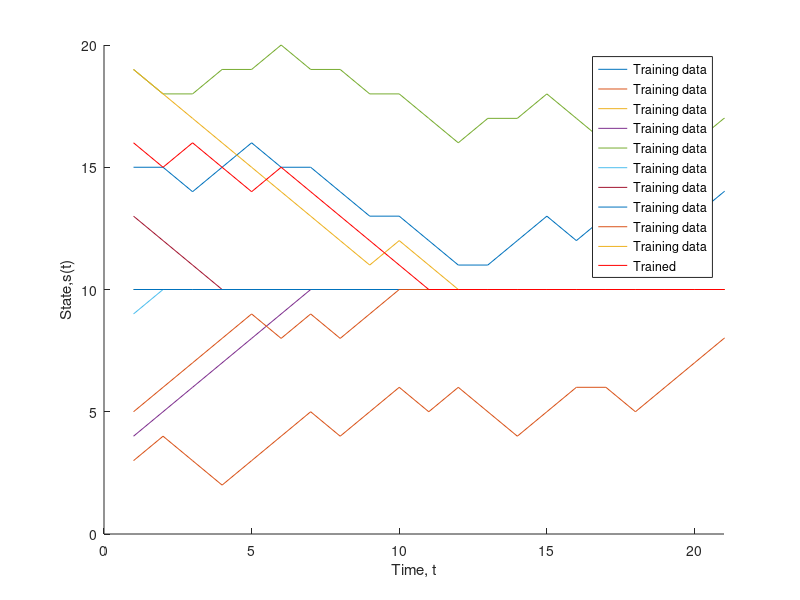
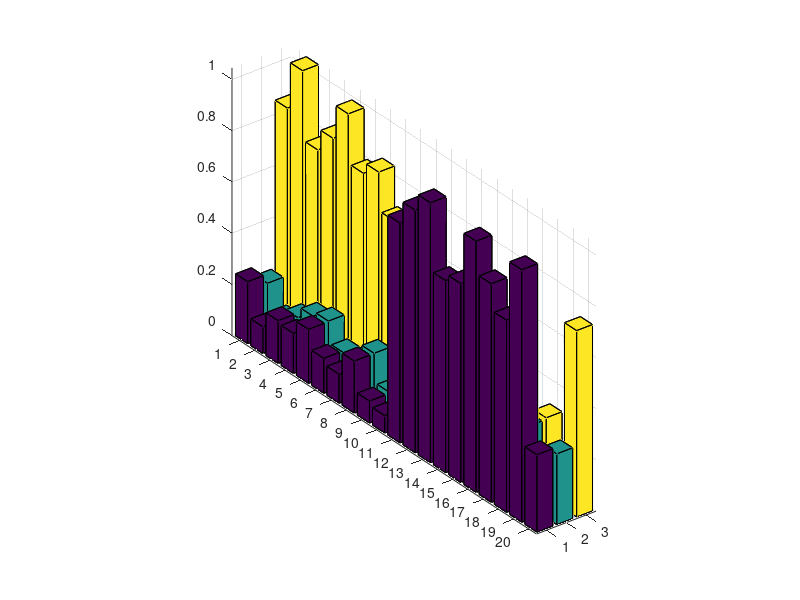

MATLAB code for these plots, in order:
clear all;close all

Q=rand(20,3); xold=[];

for k=1:400

    x_ini=randi(20)

    xT=10;

    pfwd=0.7;

    alp=0.31;

    gam=0.1

    eps0=1;eps=eps0;

    N=540;

    x(1)=x_ini;

    for i=1:N,

        % chose an action from state x(i)

        [~,a] =  max(Q(x(i),:));

        c=rand;if c<eps, a=a; else a=randi(3);end

        eps=eps+(1-eps0)/N;

        x(i+1)=x(i)+(a-2)*randsrc(1,1,[1 -1;pfwd  1-pfwd]) ; % motion of human based on action

            if x(i+1)>=20, x(i+1)=20;end

        if x(i+1)<=1, x(i+1)=1;end

    

        [~,a_next] = max(Q(x(i+1),:));  % get future action

        if abs(x(i+1)-xT)< abs(x(i)-xT), r(i)=0;

        else r(i)=-1; end

        Q(x(i),a)=Q(x(i),a)+alp*(r(i)-gam*Q(x(i+1),a_next)-Q(x(i),a));

        xold(k,i)=x(i);

    end

    

end

x(1)=randi(20); %randi([min(xold) max(xold)]);

 

for i=1:N,

    % chose an action from state x(i)

    [~,a] = max(Q(x(i),:));

    x(i+1)=x(i)+(a-2)*randsrc(1,1,[1 -1;pfwd  1-pfwd]); % motion of human based on action

    if x(i+1)>=20, x(i+1)=20;end

    if x(i+1)<=1, x(i+1)=1;end

    [~,a_next] = max(Q(x(i+1),:));  % get future action

    if abs(x(i+1)-xT)< abs(x(i)-xT), r(i)=0;

    else r(i)=-1; end

    Q(x(i),a)=Q(x(i),a)+alp*(r(i)-gam*Q(x(i+1),a_next)-Q(x(i),a));

end

%figure; hold

%stairs(xold,'b');stairs(x);legend('Training Data','Trained Sys. w New IC-s.');shg

 

figure

hold

for k=1:10,plot(xold(k,:));end

plot(x,'r')
xlim([0 21])

legend({'Training data','Training data','Training data','Training data','Training data','Training data','Training data','Training data','Training data','Training data', 'Trained'})

xlabel('Time, t');ylabel('State,s(t)')

shg

figure

bar3(Q+1);shg